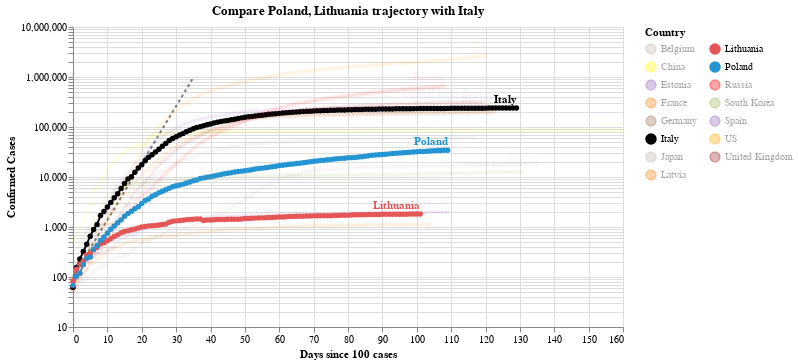

Notebook cell for this chart:
### Code cell
#hide_input
chart2 = make_since_chart(dff2, ['Poland', 'Lithuania'], baseline_countries)
chart2

### Figure 1 — Vega-Lite specification as saved in the notebook (floating-point values rounded to 4 significant figures; data arrays with more than 128 entries replaced by an {"elided": "..."} marker saying what was removed)
{"config": {"view": {"continuousWidth": 400, "continuousHeight": 300}}, "layer": [{"data": {"name": "data-628230001892d6798b50651be41d1b3e"}, "mark": {"type": "line", "color": "black", "opacity": 0.5, "strokeDash": [3, 3]}, "encoding": {"x": {"type": "quantitative", "field": "Days since 100 cases"}, "y": {"type": "quantitative", "field": "Confirmed Cases"}}}, {"data": {"name": "data-1c32db10a376bfb5072bb77829f9ef93"}, "mark": {"type": "line", "point": true}, "encoding": {"color": {"type": "nominal", "field": "Country", "legend": {"columns": 2}, "scale": {"domain": ["Belgium", "China", "Estonia", "France", "Germany", "Italy", "Japan", "Latvia", "Lithuania", "Poland", "Russia", "South Korea", "Spain", "US", "United Kingdom"], "range": ["#C1B7AD", "yellow", "#9467bd", "#F58518", "#9D755D", "black", "#C1B7AD", "#F58518", "#E45756", "#2495D3", "red", "#A1BA59", "#9467bd", "orange", "brown"]}}, "opacity": {"condition": {"value": 1, "selection": "selector004"}, "value": 0.05}, "tooltip": [{"type": "nominal", "field": "Country"}, {"type": "temporal", "field": "Date"}, {"type": "quantitative", "field": "Confirmed Cases"}, {"type": "quantitative", "field": "Days since 100 cases"}], "x": {"type": "quantitative", "field": "Days since 100 cases"}, "y": {"type": "quantitative", "field": "Confirmed Cases", "scale": {"type": "log"}}}, "selection": {"selector004": {"type": "multi", "fields": ["Country"], "bind": "legend", "init": [{"Country": "Poland"}, {"Country": "Lithuania"}, {"Country": "Italy"}]}}, "width": 550}, {"data": {"name": "data-1c32db10a376bfb5072bb77829f9ef93"}, "mark": {"type": "text", "align": "right", "dy": -8, "fontWeight": "bold"}, "encoding": {"color": {"type": "nominal", "field": "Country", "legend": {"columns": 2}, "scale": {"domain": ["Belgium", "China", "Estonia", "France", "Germany", "Italy", "Japan", "Latvia", "Lithuania", "Poland", "Russia", "South Korea", "Spain", "US", "United Kingdom"], "range": ["#C1B7AD", "yellow", "#9467bd", "#F58518", "#9D755D", "black", "#C1B7AD", "#F58518", "#E45756", "#2495D3", "red", "#A1BA59", "#9467bd", "orange", "brown"]}}, "opacity": {"condition": {"value": 1, "selection": "selector004"}, "value": 0.05}, "text": {"type": "nominal", "field": "Country"}, "tooltip": [{"type": "nominal", "field": "Country"}, {"type": "temporal", "field": "Date"}, {"type": "quantitative", "field": "Confirmed Cases"}, {"type": "quantitative", "field": "Days since 100 cases"}], "x": {"type": "quantitative", "field": "Days since 100 cases"}, "y": {"type": "quantitative", "field": "Confirmed Cases", "scale": {"type": "log"}}}, "transform": [{"filter": "(datum['Date'] >= 1593475200000)"}], "width": 550}], "title": "Compare Poland, Lithuania trajectory with Italy", "$schema": "https://vega.github.io/schema/vega-lite/v4.0.2.json", "datasets": {"data-628230001892d6798b50651be41d1b3e": [{"Days since 100 cases": 0, "Confirmed Cases": 100.0}, {"Days since 100 cases": 1, "Confirmed Cases": 130.0}, {"Days since 100 cases": 2, "Confirmed Cases": 169.0}, {"Days since 100 cases": 3, "Confirmed Cases": 219.7}, {"Days since 100 cases": 4, "Confirmed Cases": 285.6}, {"Days since 100 cases": 5, "Confirmed Cases": 371.3}, {"Days since 100 cases": 6, "Confirmed Cases": 482.7}, {"Days since 100 cases": 7, "Confirmed Cases": 627.5}, {"Days since 100 cases": 8, "Confirmed Cases": 815.7}, {"Days since 100 cases": 9, "Confirmed Cases": 1060.0}, {"Days since 100 cases": 10, "Confirmed Cases": 1379.0}, {"Days since 100 cases": 11, "Confirmed Cases": 1792.0}, {"Days since 100 cases": 12, "Confirmed Cases": 2330.0}, {"Days since 100 cases": 13, "Confirmed Cases": 3029.0}, {"Days since 100 cases": 14, "Confirmed Cases": 3937.0}, {"Days since 100 cases": 15, "Confirmed Cases": 5119.0}, {"Days since 100 cases": 16, "Confirmed Cases": 6654.0}, {"Days since 100 cases": 17, "Confirmed Cases": 8650.0}, {"Days since 100 cases": 18, "Confirmed Cases": 11250.0}, {"Days since 100 cases": 19, "Confirmed Cases": 14620.0}, {"Days since 100 cases": 20, "Confirmed Cases": 19000.0}, {"Days since 100 cases": 21, "Confirmed Cases": 24710.0}, {"Days since 100 cases": 22, "Confirmed Cases": 32120.0}, {"Days since 100 cases": 23, "Confirmed Cases": 41750.0}, {"Days since 100 cases": 24, "Confirmed Cases": 54280.0}, {"Days since 100 cases": 25, "Confirmed Cases": 70560.0}, {"Days since 100 cases": 26, "Confirmed Cases": 91730.0}, {"Days since 100 cases": 27, "Confirmed Cases": 119300.0}, {"Days since 100 cases": 28, "Confirmed Cases": 155000.0}, {"Days since 100 cases": 29, "Confirmed Cases": 201500.0}, {"Days since 100 cases": 30, "Confirmed Cases": 262000.0}, {"Days since 100 cases": 31, "Confirmed Cases": 340600.0}, {"Days since 100 cases": 32, "Confirmed Cases": 442800.0}, {"Days since 100 cases": 33, "Confirmed Cases": 575600.0}, {"Days since 100 cases": 34, "Confirmed Cases": 748300.0}, {"Days since 100 cases": 35, "Confirmed Cases": 972800.0}], "data-1c32db10a376bfb5072bb77829f9ef93": {"elided": "1823 records"}}}
